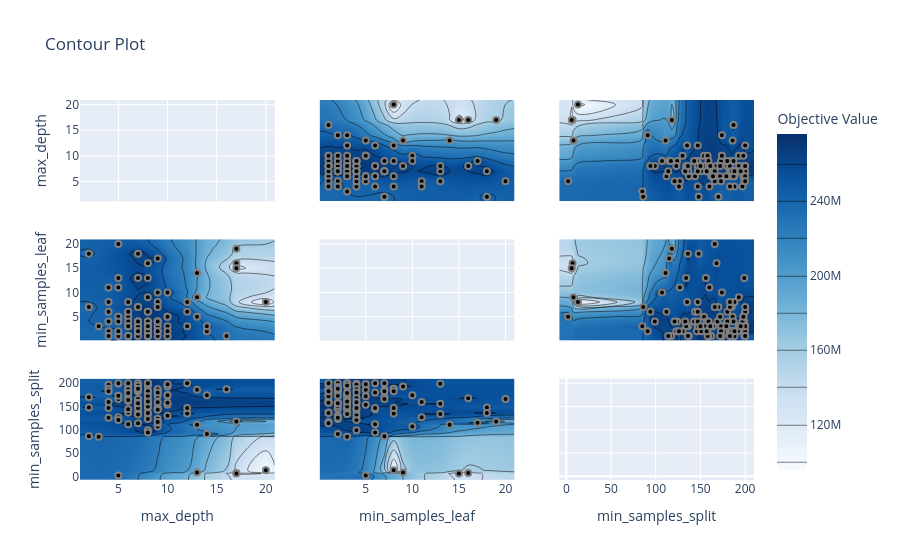

The notebook cell this image was saved under:
### Code cell
plot_contour(study)

### Figure 1 — Plotly figure (JSON) as saved in the notebook; plotly's stock layout.template omitted (floating-point values rounded to 4 significant figures; data arrays with more than 128 entries replaced by an {"elided": "..."} marker saying what was removed)
{"data": [{"type": "scatter", "xaxis": "x", "yaxis": "y"}, {"colorbar": {"title": {"text": "Objective Value"}}, "colorscale": [[0, "rgb(247,251,255)"], [0.125, "rgb(222,235,247)"], [0.25, "rgb(198,219,239)"], [0.375, "rgb(158,202,225)"], [0.5, "rgb(107,174,214)"], [0.625, "rgb(66,146,198)"], [0.75, "rgb(33,113,181)"], [0.875, "rgb(8,81,156)"], [1, "rgb(8,48,107)"]], "connectgaps": true, "contours": {"coloring": "heatmap"}, "hoverinfo": "none", "line": {"smoothing": 1.3}, "reversescale": false, "showscale": true, "type": "contour", "x": [1.1, 2, 3, 4, 5, 6, 7, 8, 9, 10, 12, 13, 14, 16, 17, 20, 20.9], "xaxis": "x4", "y": [0.05, 1, 2, 3, 4, 5, 6, 7, 8, 9, 10, 11, 13, 14, 15, 16, 17, 18, 19, 20, 20.95], "yaxis": "y4", "z": {"elided": "21x17 float values"}}, {"marker": {"color": "black", "line": {"color": "Gray", "width": 2}}, "mode": "markers", "name": "Feasible Trial", "showlegend": false, "type": "scatter", "x": [17, 13, 3, 5, 17, 13, 20, 14, 2, 17, 14, 12, 13, 16, 9, 8, 10, 7, 5, 5, 2, 8, 8, 9, 6, 9, 2, 12, 10, 8, 4, 6, 6, 12, 7, 9, 6, 7, 6, 10, 6, 9, 9, 6, 5, 4, 4, 7, 10, 5, 8, 6, 7, 7, 4, 8, 8, 8, 8, 8, 9, 6, 8, 8, 6, 6, 5, 7, 8, 7, 8, 8, 9, 10, 8, 8, 9, 10, 7, 10, 7, 5, 4, 7, 8, 9, 7, 7, 9, 8, 8, 9, 4, 7, 6, 7, 7, 8, 7, 8], "xaxis": "x4", "y": [16, 9, 3, 5, 15, 14, 8, 2, 7, 19, 3, 6, 5, 1, 3, 6, 10, 13, 13, 11, 18, 4, 16, 4, 1, 10, 7, 8, 5, 4, 11, 5, 6, 3, 18, 8, 5, 7, 1, 3, 1, 17, 7, 6, 20, 4, 8, 7, 1, 4, 13, 8, 4, 7, 6, 3, 9, 2, 2, 1, 2, 3, 3, 2, 4, 3, 1, 3, 3, 4, 1, 2, 1, 1, 4, 6, 2, 2, 2, 5, 1, 2, 2, 2, 3, 4, 2, 2, 4, 1, 1, 4, 1, 3, 3, 4, 2, 3, 2, 3], "yaxis": "y4"}, {"colorbar": {"title": {"text": "Objective Value"}}, "colorscale": [[0, "rgb(247,251,255)"], [0.125, "rgb(222,235,247)"], [0.25, "rgb(198,219,239)"], [0.375, "rgb(158,202,225)"], [0.5, "rgb(107,174,214)"], [0.625, "rgb(66,146,198)"], [0.75, "rgb(33,113,181)"], [0.875, "rgb(8,81,156)"], [1, "rgb(8,48,107)"]], "connectgaps": true, "contours": {"coloring": "heatmap"}, "hoverinfo": "none", "line": {"smoothing": 1.3}, "reversescale": false, "showscale": false, "type": "contour", "x": [1.1, 2, 3, 4, 5, 6, 7, 8, 9, 10, 12, 13, 14, 16, 17, 20, 20.9], "xaxis": "x7", "y": [-7.9, 2, 6, 7, 8, 13, 85, 86, 91, 94, 99, 107, 111, 112, 114, 115, 117, 118, 121, 123, 124, 126, 127, 130, 133, 134, 135, 136, 137, 143, 144, 146, 147, 148, 150, 151, 154, 155, 156, 157, 158, 159, 160, 161, 162, 164, 166, 168, 169, 170, 172, 173, 174, 179, 180, 183, 185, 186, 187, 188, 192, 193, 195, 197, 198, 199, 200, 209.9], "yaxis": "y7", "z": {"elided": "68x17 float values"}}, {"marker": {"color": "black", "line": {"color": "Gray", "width": 2}}, "mode": "markers", "name": "Feasible Trial", "showlegend": false, "type": "scatter", "x": [17, 13, 3, 5, 17, 13, 20, 14, 2, 17, 14, 12, 13, 16, 9, 8, 10, 7, 5, 5, 2, 8, 8, 9, 6, 9, 2, 12, 10, 8, 4, 6, 6, 12, 7, 9, 6, 7, 6, 10, 6, 9, 9, 6, 5, 4, 4, 7, 10, 5, 8, 6, 7, 7, 4, 8, 8, 8, 8, 8, 9, 6, 8, 8, 6, 6, 5, 7, 8, 7, 8, 8, 9, 10, 8, 8, 9, 10, 7, 10, 7, 5, 4, 7, 8, 9, 7, 7, 9, 8, 8, 9, 4, 7, 6, 7, 7, 8, 7, 8], "xaxis": "x7", "y": [7, 8, 85, 2, 6, 111, 13, 91, 86, 118, 174, 200, 186, 187, 173, 180, 174, 134, 199, 127, 148, 169, 168, 124, 162, 107, 170, 135, 154, 199, 160, 172, 112, 147, 136, 147, 198, 166, 137, 193, 188, 115, 185, 144, 166, 197, 188, 183, 174, 121, 156, 183, 157, 200, 147, 155, 193, 200, 183, 199, 146, 164, 200, 183, 187, 200, 200, 136, 134, 133, 159, 123, 117, 158, 99, 94, 187, 130, 151, 198, 114, 173, 126, 185, 147, 159, 192, 158, 180, 172, 136, 143, 183, 195, 179, 147, 188, 150, 157, 161], "yaxis": "y7"}, {"colorbar": {"title": {"text": "Objective Value"}}, "colorscale": [[0, "rgb(247,251,255)"], [0.125, "rgb(222,235,247)"], [0.25, "rgb(198,219,239)"], [0.375, "rgb(158,202,225)"], [0.5, "rgb(107,174,214)"], [0.625, "rgb(66,146,198)"], [0.75, "rgb(33,113,181)"], [0.875, "rgb(8,81,156)"], [1, "rgb(8,48,107)"]], "connectgaps": true, "contours": {"coloring": "heatmap"}, "hoverinfo": "none", "line": {"smoothing": 1.3}, "reversescale": false, "showscale": false, "type": "contour", "x": [0.05, 1, 2, 3, 4, 5, 6, 7, 8, 9, 10, 11, 13, 14, 15, 16, 17, 18, 19, 20, 20.95], "xaxis": "x2", "y": [1.1, 2, 3, 4, 5, 6, 7, 8, 9, 10, 12, 13, 14, 16, 17, 20, 20.9], "yaxis": "y2", "z": {"elided": "17x21 float values"}}, {"marker": {"color": "black", "line": {"color": "Gray", "width": 2}}, "mode": "markers", "name": "Feasible Trial", "showlegend": false, "type": "scatter", "x": [16, 9, 3, 5, 15, 14, 8, 2, 7, 19, 3, 6, 5, 1, 3, 6, 10, 13, 13, 11, 18, 4, 16, 4, 1, 10, 7, 8, 5, 4, 11, 5, 6, 3, 18, 8, 5, 7, 1, 3, 1, 17, 7, 6, 20, 4, 8, 7, 1, 4, 13, 8, 4, 7, 6, 3, 9, 2, 2, 1, 2, 3, 3, 2, 4, 3, 1, 3, 3, 4, 1, 2, 1, 1, 4, 6, 2, 2, 2, 5, 1, 2, 2, 2, 3, 4, 2, 2, 4, 1, 1, 4, 1, 3, 3, 4, 2, 3, 2, 3], "xaxis": "x2", "y": [17, 13, 3, 5, 17, 13, 20, 14, 2, 17, 14, 12, 13, 16, 9, 8, 10, 7, 5, 5, 2, 8, 8, 9, 6, 9, 2, 12, 10, 8, 4, 6, 6, 12, 7, 9, 6, 7, 6, 10, 6, 9, 9, 6, 5, 4, 4, 7, 10, 5, 8, 6, 7, 7, 4, 8, 8, 8, 8, 8, 9, 6, 8, 8, 6, 6, 5, 7, 8, 7, 8, 8, 9, 10, 8, 8, 9, 10, 7, 10, 7, 5, 4, 7, 8, 9, 7, 7, 9, 8, 8, 9, 4, 7, 6, 7, 7, 8, 7, 8], "yaxis": "y2"}, {"type": "scatter", "xaxis": "x5", "yaxis": "y5"}, {"colorbar": {"title": {"text": "Objective Value"}}, "colorscale": [[0, "rgb(247,251,255)"], [0.125, "rgb(222,235,247)"], [0.25, "rgb(198,219,239)"], [0.375, "rgb(158,202,225)"], [0.5, "rgb(107,174,214)"], [0.625, "rgb(66,146,198)"], [0.75, "rgb(33,113,181)"], [0.875, "rgb(8,81,156)"], [1, "rgb(8,48,107)"]], "connectgaps": true, "contours": {"coloring": "heatmap"}, "hoverinfo": "none", "line": {"smoothing": 1.3}, "reversescale": false, "showscale": false, "type": "contour", "x": [0.05, 1, 2, 3, 4, 5, 6, 7, 8, 9, 10, 11, 13, 14, 15, 16, 17, 18, 19, 20, 20.95], "xaxis": "x8", "y": [-7.9, 2, 6, 7, 8, 13, 85, 86, 91, 94, 99, 107, 111, 112, 114, 115, 117, 118, 121, 123, 124, 126, 127, 130, 133, 134, 135, 136, 137, 143, 144, 146, 147, 148, 150, 151, 154, 155, 156, 157, 158, 159, 160, 161, 162, 164, 166, 168, 169, 170, 172, 173, 174, 179, 180, 183, 185, 186, 187, 188, 192, 193, 195, 197, 198, 199, 200, 209.9], "yaxis": "y8", "z": {"elided": "68x21 float values"}}, {"marker": {"color": "black", "line": {"color": "Gray", "width": 2}}, "mode": "markers", "name": "Feasible Trial", "showlegend": false, "type": "scatter", "x": [16, 9, 3, 5, 15, 14, 8, 2, 7, 19, 3, 6, 5, 1, 3, 6, 10, 13, 13, 11, 18, 4, 16, 4, 1, 10, 7, 8, 5, 4, 11, 5, 6, 3, 18, 8, 5, 7, 1, 3, 1, 17, 7, 6, 20, 4, 8, 7, 1, 4, 13, 8, 4, 7, 6, 3, 9, 2, 2, 1, 2, 3, 3, 2, 4, 3, 1, 3, 3, 4, 1, 2, 1, 1, 4, 6, 2, 2, 2, 5, 1, 2, 2, 2, 3, 4, 2, 2, 4, 1, 1, 4, 1, 3, 3, 4, 2, 3, 2, 3], "xaxis": "x8", "y": [7, 8, 85, 2, 6, 111, 13, 91, 86, 118, 174, 200, 186, 187, 173, 180, 174, 134, 199, 127, 148, 169, 168, 124, 162, 107, 170, 135, 154, 199, 160, 172, 112, 147, 136, 147, 198, 166, 137, 193, 188, 115, 185, 144, 166, 197, 188, 183, 174, 121, 156, 183, 157, 200, 147, 155, 193, 200, 183, 199, 146, 164, 200, 183, 187, 200, 200, 136, 134, 133, 159, 123, 117, 158, 99, 94, 187, 130, 151, 198, 114, 173, 126, 185, 147, 159, 192, 158, 180, 172, 136, 143, 183, 195, 179, 147, 188, 150, 157, 161], "yaxis": "y8"}, {"colorbar": {"title": {"text": "Objective Value"}}, "colorscale": [[0, "rgb(247,251,255)"], [0.125, "rgb(222,235,247)"], [0.25, "rgb(198,219,239)"], [0.375, "rgb(158,202,225)"], [0.5, "rgb(107,174,214)"], [0.625, "rgb(66,146,198)"], [0.75, "rgb(33,113,181)"], [0.875, "rgb(8,81,156)"], [1, "rgb(8,48,107)"]], "connectgaps": true, "contours": {"coloring": "heatmap"}, "hoverinfo": "none", "line": {"smoothing": 1.3}, "reversescale": false, "showscale": false, "type": "contour", "x": [-7.9, 2, 6, 7, 8, 13, 85, 86, 91, 94, 99, 107, 111, 112, 114, 115, 117, 118, 121, 123, 124, 126, 127, 130, 133, 134, 135, 136, 137, 143, 144, 146, 147, 148, 150, 151, 154, 155, 156, 157, 158, 159, 160, 161, 162, 164, 166, 168, 169, 170, 172, 173, 174, 179, 180, 183, 185, 186, 187, 188, 192, 193, 195, 197, 198, 199, 200, 209.9], "xaxis": "x3", "y": [1.1, 2, 3, 4, 5, 6, 7, 8, 9, 10, 12, 13, 14, 16, 17, 20, 20.9], "yaxis": "y3", "z": {"elided": "17x68 float values"}}, {"marker": {"color": "black", "line": {"color": "Gray", "width": 2}}, "mode": "markers", "name": "Feasible Trial", "showlegend": false, "type": "scatter", "x": [7, 8, 85, 2, 6, 111, 13, 91, 86, 118, 174, 200, 186, 187, 173, 180, 174, 134, 199, 127, 148, 169, 168, 124, 162, 107, 170, 135, 154, 199, 160, 172, 112, 147, 136, 147, 198, 166, 137, 193, 188, 115, 185, 144, 166, 197, 188, 183, 174, 121, 156, 183, 157, 200, 147, 155, 193, 200, 183, 199, 146, 164, 200, 183, 187, 200, 200, 136, 134, 133, 159, 123, 117, 158, 99, 94, 187, 130, 151, 198, 114, 173, 126, 185, 147, 159, 192, 158, 180, 172, 136, 143, 183, 195, 179, 147, 188, 150, 157, 161], "xaxis": "x3", "y": [17, 13, 3, 5, 17, 13, 20, 14, 2, 17, 14, 12, 13, 16, 9, 8, 10, 7, 5, 5, 2, 8, 8, 9, 6, 9, 2, 12, 10, 8, 4, 6, 6, 12, 7, 9, 6, 7, 6, 10, 6, 9, 9, 6, 5, 4, 4, 7, 10, 5, 8, 6, 7, 7, 4, 8, 8, 8, 8, 8, 9, 6, 8, 8, 6, 6, 5, 7, 8, 7, 8, 8, 9, 10, 8, 8, 9, 10, 7, 10, 7, 5, 4, 7, 8, 9, 7, 7, 9, 8, 8, 9, 4, 7, 6, 7, 7, 8, 7, 8], "yaxis": "y3"}, {"colorbar": {"title": {"text": "Objective Value"}}, "colorscale": [[0, "rgb(247,251,255)"], [0.125, "rgb(222,235,247)"], [0.25, "rgb(198,219,239)"], [0.375, "rgb(158,202,225)"], [0.5, "rgb(107,174,214)"], [0.625, "rgb(66,146,198)"], [0.75, "rgb(33,113,181)"], [0.875, "rgb(8,81,156)"], [1, "rgb(8,48,107)"]], "connectgaps": true, "contours": {"coloring": "heatmap"}, "hoverinfo": "none", "line": {"smoothing": 1.3}, "reversescale": false, "showscale": false, "type": "contour", "x": [-7.9, 2, 6, 7, 8, 13, 85, 86, 91, 94, 99, 107, 111, 112, 114, 115, 117, 118, 121, 123, 124, 126, 127, 130, 133, 134, 135, 136, 137, 143, 144, 146, 147, 148, 150, 151, 154, 155, 156, 157, 158, 159, 160, 161, 162, 164, 166, 168, 169, 170, 172, 173, 174, 179, 180, 183, 185, 186, 187, 188, 192, 193, 195, 197, 198, 199, 200, 209.9], "xaxis": "x6", "y": [0.05, 1, 2, 3, 4, 5, 6, 7, 8, 9, 10, 11, 13, 14, 15, 16, 17, 18, 19, 20, 20.95], "yaxis": "y6", "z": {"elided": "21x68 float values"}}, {"marker": {"color": "black", "line": {"color": "Gray", "width": 2}}, "mode": "markers", "name": "Feasible Trial", "showlegend": false, "type": "scatter", "x": [7, 8, 85, 2, 6, 111, 13, 91, 86, 118, 174, 200, 186, 187, 173, 180, 174, 134, 199, 127, 148, 169, 168, 124, 162, 107, 170, 135, 154, 199, 160, 172, 112, 147, 136, 147, 198, 166, 137, 193, 188, 115, 185, 144, 166, 197, 188, 183, 174, 121, 156, 183, 157, 200, 147, 155, 193, 200, 183, 199, 146, 164, 200, 183, 187, 200, 200, 136, 134, 133, 159, 123, 117, 158, 99, 94, 187, 130, 151, 198, 114, 173, 126, 185, 147, 159, 192, 158, 180, 172, 136, 143, 183, 195, 179, 147, 188, 150, 157, 161], "xaxis": "x6", "y": [16, 9, 3, 5, 15, 14, 8, 2, 7, 19, 3, 6, 5, 1, 3, 6, 10, 13, 13, 11, 18, 4, 16, 4, 1, 10, 7, 8, 5, 4, 11, 5, 6, 3, 18, 8, 5, 7, 1, 3, 1, 17, 7, 6, 20, 4, 8, 7, 1, 4, 13, 8, 4, 7, 6, 3, 9, 2, 2, 1, 2, 3, 3, 2, 4, 3, 1, 3, 3, 4, 1, 2, 1, 1, 4, 6, 2, 2, 2, 5, 1, 2, 2, 2, 3, 4, 2, 2, 4, 1, 1, 4, 1, 3, 3, 4, 2, 3, 2, 3], "yaxis": "y6"}, {"type": "scatter", "xaxis": "x9", "yaxis": "y9"}], "layout": {"title": {"text": "Contour Plot"}, "xaxis": {"anchor": "y", "domain": [0, 0.2889], "matches": "x7", "range": [1.1, 20.9], "showticklabels": false}, "xaxis2": {"anchor": "y2", "domain": [0.3556, 0.6444], "matches": "x8", "range": [0.05, 20.95], "showticklabels": false}, "xaxis3": {"anchor": "y3", "domain": [0.7111, 1], "matches": "x9", "range": [-7.9, 209.9], "showticklabels": false}, "xaxis4": {"anchor": "y4", "domain": [0, 0.2889], "matches": "x7", "range": [1.1, 20.9], "showticklabels": false}, "xaxis5": {"anchor": "y5", "domain": [0.3556, 0.6444], "matches": "x8", "range": [0.05, 20.95], "showticklabels": false}, "xaxis6": {"anchor": "y6", "domain": [0.7111, 1], "matches": "x9", "range": [-7.9, 209.9], "showticklabels": false}, "xaxis7": {"anchor": "y7", "domain": [0, 0.2889], "range": [1.1, 20.9], "title": {"text": "max_depth"}}, "xaxis8": {"anchor": "y8", "domain": [0.3556, 0.6444], "range": [0.05, 20.95], "title": {"text": "min_samples_leaf"}}, "xaxis9": {"anchor": "y9", "domain": [0.7111, 1], "range": [-7.9, 209.9], "title": {"text": "min_samples_split"}}, "yaxis": {"anchor": "x", "domain": [0.7333, 1], "range": [1.1, 20.9], "title": {"text": "max_depth"}}, "yaxis2": {"anchor": "x2", "domain": [0.7333, 1], "matches": "y", "range": [1.1, 20.9], "showticklabels": false}, "yaxis3": {"anchor": "x3", "domain": [0.7333, 1], "matches": "y", "range": [1.1, 20.9], "showticklabels": false}, "yaxis4": {"anchor": "x4", "domain": [0.3667, 0.6333], "range": [0.05, 20.95], "title": {"text": "min_samples_leaf"}}, "yaxis5": {"anchor": "x5", "domain": [0.3667, 0.6333], "matches": "y4", "range": [0.05, 20.95], "showticklabels": false}, "yaxis6": {"anchor": "x6", "domain": [0.3667, 0.6333], "matches": "y4", "range": [0.05, 20.95], "showticklabels": false}, "yaxis7": {"anchor": "x7", "domain": [0, 0.2667], "range": [-7.9, 209.9], "title": {"text": "min_samples_split"}}, "yaxis8": {"anchor": "x8", "domain": [0, 0.2667], "matches": "y7", "range": [-7.9, 209.9], "showticklabels": false}, "yaxis9": {"anchor": "x9", "domain": [0, 0.2667], "matches": "y7", "range": [-7.9, 209.9], "showticklabels": false}}}
